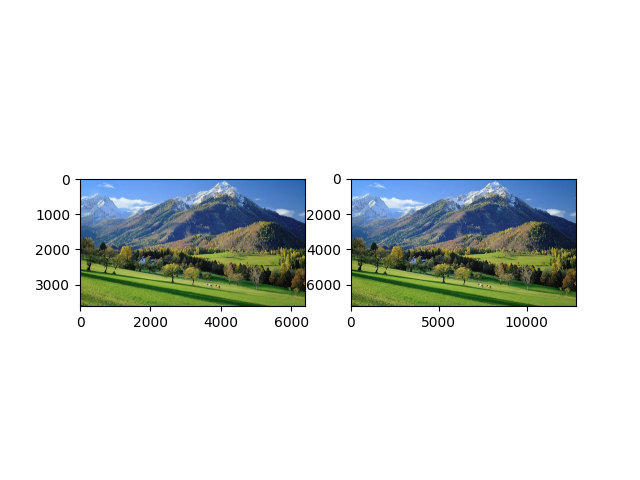

This figure's Python source:
import numpy as np
import imageio as img
import matplotlib.pyplot as plt

def zoomPlus(image, factor):
  height, width = image.shape[:2]
  new_height = int(height * factor)
  new_width = int(width * factor)
  imgZoom = np.zeros((new_height, new_width, 3), dtype=image.dtype)
  for y in range(new_height):
    for x in range(new_width):
      ori_y = int(y / factor)
      ori_x = int(x / factor)
      ori_y = min(ori_y, height - 1)
      ori_x = min(ori_x, width - 1)
      imgZoom[y, x] = image[ori_y, ori_x]
  return imgZoom

image = img.imread("C:\\Users\\Lenovo\\Downloads\\pemandangan.webp")
skala = 2.0

imgZoom = zoomPlus(image, skala)
img.imwrite("C:\\Users\\Lenovo\\Downloads\\hasil.jpg", imgZoom)
plt.subplot(1, 2, 1)
plt.imshow(image)

plt.subplot(1, 2, 2)
plt.imshow(imgZoom)
plt.show()
